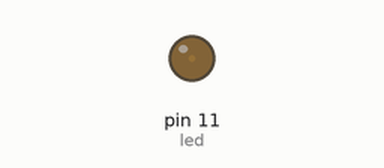
This sketch was run on a simulated Arduino Uno, built with avr-gcc and run on an emulated ATmega328P. Shown: output pins drawn as LEDs (lit = HIGH).

Above: at 0.05 s.
At 0.65 s:
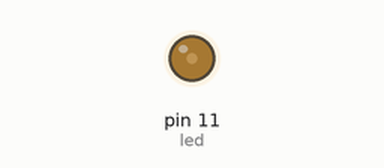
At 1.3 s:
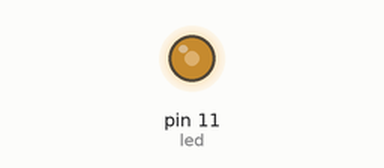
At 2.55 s:
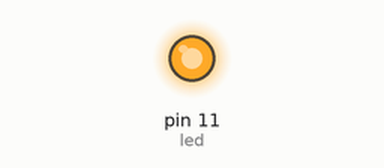
Timing chart, 0 to 5.9 s (numbered marks = the images above):
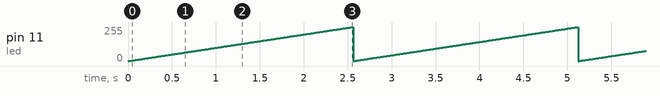

Measured:
- by itself, pin 11 (led): ramps from 0/255 to 255/255 and jumps back, once every 2.6 s

The sketch:

01a_code.ino
```cpp
// Cyklus for
int led = 11;

void setup() {
  pinMode(led, OUTPUT);
}

void loop() {
  for (int i = 0; i < 256; i++) {
    analogWrite(led, i);
    delay(10);
  }
}
```
